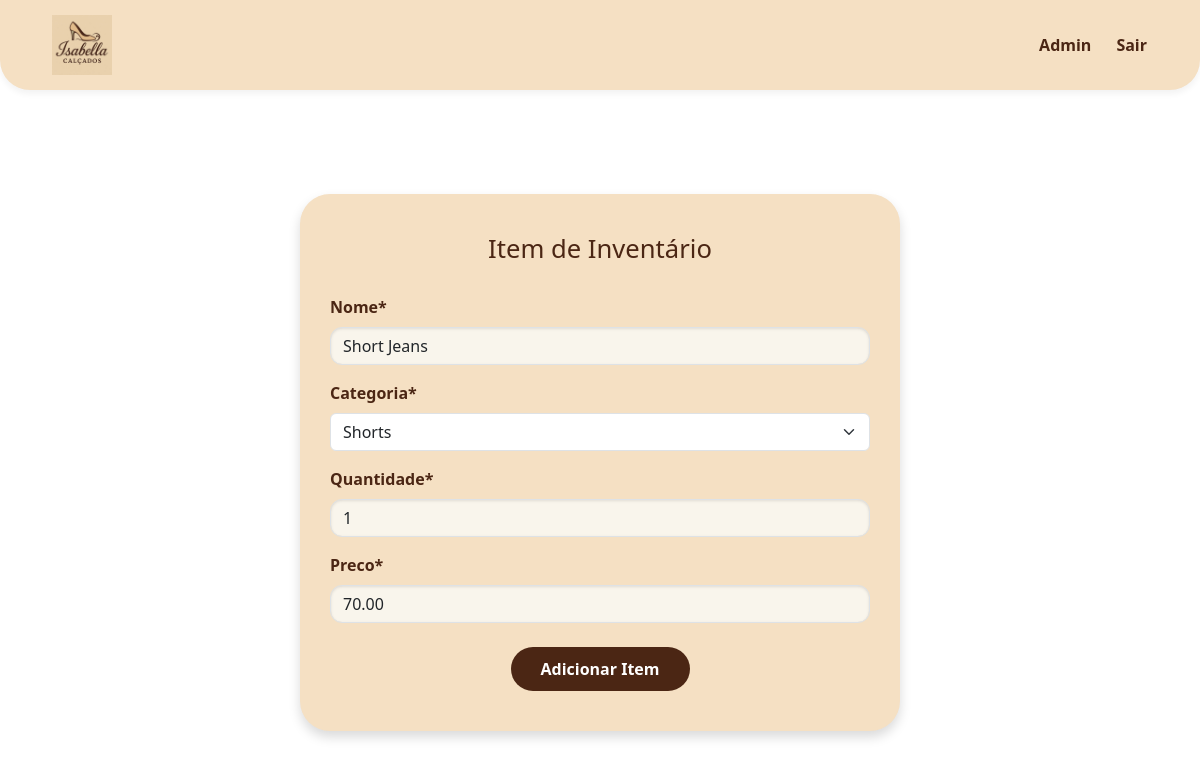
The app's page /edit-item/4 (signed in) with its own data.
### inventory/models.py (models this page shows, shortened)
class ItemInventario(models.Model):
    nome = models.CharField(max_length=200)
    categoria = models.ForeignKey('Categoria', on_delete=models.SET_NULL, blank=True, null=True)
    quantidade = models.IntegerField()
    preco = models.DecimalField(max_digits=10, decimal_places=2, default=0.00)
    data_criacao = models.DateTimeField(auto_now_add=True)
    user = models.ForeignKey(User, on_delete=models.CASCADE)

class Categoria(models.Model):
    nome = models.CharField(max_length=200)
    class Meta:
        verbose_name_plural = 'categorias'
    def __str__(self):
        return self.nome

### inventory/views.py (the view)
# urls.py: path('edit-item/<int:pk>', EditItem.as_view(), name= 'edit-item'),
class EditItem(LoginRequiredMixin, UpdateView):
    model = ItemInventario
    form_class = ItemInventarioForm
    template_name = 'inventory/item_form.html'
    success_url = reverse_lazy('dashboard')

### inventory/forms.py
class ItemInventarioForm(forms.ModelForm):
    categoria = forms.ModelChoiceField(queryset= Categoria.objects.all(), initial = 0)
    class Meta:
        model = ItemInventario
        fields = ['nome', 'categoria', 'quantidade', 'preco']

### inventory/templates/inventory/item_form.html (shortened to what this page needs)
{% extends 'inventory/base.html' %}
{% load crispy_forms_tags %}
{% block content %}
<div class="item-form-container">
    <h1>Item de Inventário</h1>
    <form method="POST">
        {{ form|crispy }}
        <div class="text-center mt-4">
            <button type="submit" class="btn-marrom">Adicionar Item</button>
        </div>
    </form>
</div>
{% endblock %}

### inventory/static/css/estilo.css (style rules this page uses)
body { margin: 0; padding: 0; box-sizing: border-box; }
.btn-marrom { background-color: #4B2614; color: white; border-radius: 25px; padding: 10px 30px; font-weight: bold; border: none; text-decoration: none; }
.form-control { border-radius: 10px; box-shadow: 0 2px 4px rgba(0, 0, 0, 0.1); }
.form-label { font-weight: bold; color: #4B2614; }
.form-control { border-radius: 12px; background-color: #F9F5EC; box-shadow: inset 0 1px 3px rgba(0,0,0,0.1); }
.item-form-container { background-color: #F5E0C3; border-radius: 30px; padding: 40px 30px; max-width: 600px; margin: 80px auto; box-shadow: 0 6px 12px rgba(0, 0, 0, 0.15); }
.item-form-container h1 { text-align: center; color: #4B2614; font-size: 1.6rem; margin-bottom: 30px; }

### records on screen
ItemInventario: nome "Short Jeans", categoria "Shorts", quantidade "1", preco "70.00"
